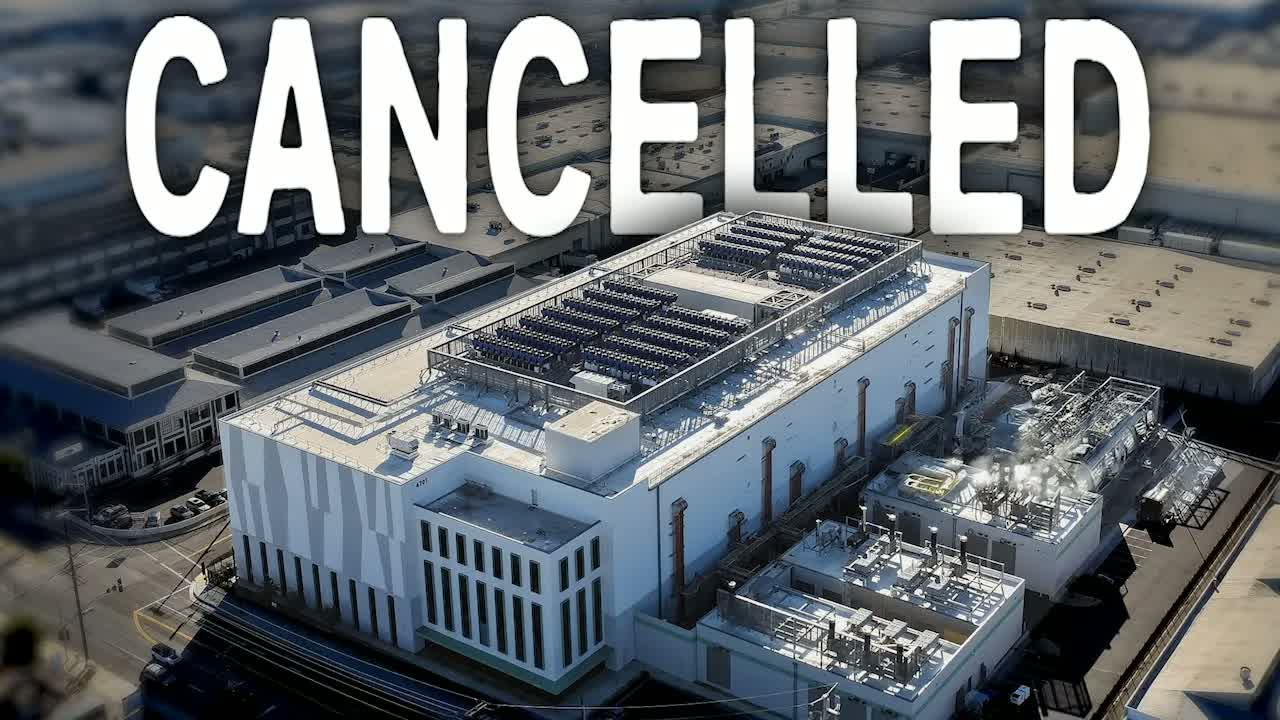
#> input picture analysis/how_money_works/w-DVTHH1ux8_50% Of AI Data Centers Have Quietly Been Cancelled Or ＂Delayed＂.jpg, 1280 x 720 px
$ python -i analyze_document_images.py   (imports and definitions only)
#> lines starting #> are read from the running program, lines starting #| are printed output that depends on the picture; after the words box and inside, x2 and y2 are one past the last pixel; in counts of white or black regions, pixels touching at a corner belong together
#!/usr/bin/env python3
"""
Analyze document images to find key visual regions (text blocks, stamps,
headers, signatures) and save focus maps.

Uses OpenCV only — no OCR libraries needed. Detects whether an image is
actually a document (high text density, low saturation, rectangular layout)
vs a photo, and skips non-documents.

Usage:
    venv/bin/python scripts/analyze_document_images.py
"""

import json
import os
import sys
from pathlib import Path

import cv2
import numpy as np

# ── Paths ──────────────────────────────────────────────────────────────
ROOT = Path(__file__).resolve().parent.parent
STORYBOARD_PATH = ROOT / "storyboards" / "frank_olson_cia_scientist_lsd_murder_cover_up_directed.json"
IMAGES_DIR = ROOT / "footage" / "fern_clone" / "frank_olson_cia_scientist_lsd_murder_cover_up" / "images"
OUTPUT_PATH = ROOT / "footage" / "fern_clone" / "frank_olson_cia_scientist_lsd_murder_cover_up" / "document_focus_maps.json"

# ── Thresholds ─────────────────────────────────────────────────────────
# Document detection: an image is a document if it has high text density
# and low color saturation (mostly grayscale ink on paper).
MIN_TEXT_DENSITY = 0.04       # fraction of image area covered by text contours
MAX_MEAN_SATURATION = 80      # 0-255; documents are desaturated
MIN_RECT_RATIO = 0.30         # fraction of contours that are roughly rectangular


def is_document(img: np.ndarray) -> tuple[bool, str]:
    """Determine if an image is a document vs a photograph.

    Returns (is_doc, reason).
    """
    h, w = img.shape[:2]
    total_area = h * w

    # Check saturation — documents are low-saturation
    hsv = cv2.cvtColor(img, cv2.COLOR_BGR2HSV)
    mean_sat = float(np.mean(hsv[:, :, 1]))

    # Find text-like contours via adaptive threshold
    gray = cv2.cvtColor(img, cv2.COLOR_BGR2GRAY)
    binary = cv2.adaptiveThreshold(
        gray, 255, cv2.ADAPTIVE_THRESH_GAUSSIAN_C, cv2.THRESH_BINARY_INV, 15, 10
    )
    # Dilate to merge nearby text into blocks
    kernel = cv2.getStructuringElement(cv2.MORPH_RECT, (5, 3))
    dilated = cv2.dilate(binary, kernel, iterations=2)
    contours, _ = cv2.findContours(dilated, cv2.RETR_EXTERNAL, cv2.CHAIN_APPROX_SIMPLE)

    # Text density = total contour area / image area
    contour_area = sum(cv2.contourArea(c) for c in contours)
    text_density = contour_area / total_area if total_area > 0 else 0

    # Rectangularity — how many contours are roughly rectangular
    rect_count = 0
    for c in contours:
        area = cv2.contourArea(c)
        if area < 100:
            continue
        x_, y_, w_, h_ = cv2.boundingRect(c)
        rect_area = w_ * h_
        if rect_area > 0 and area / rect_area > 0.5:
            rect_count += 1
    total_significant = sum(1 for c in contours if cv2.contourArea(c) >= 100)
    rect_ratio = rect_count / total_significant if total_significant > 0 else 0

    # Decision logic
    reasons = []
    score = 0

    if mean_sat < MAX_MEAN_SATURATION:
        score += 1
        reasons.append(f"low_sat({mean_sat:.0f})")
    else:
        reasons.append(f"high_sat({mean_sat:.0f})")

    if text_density > MIN_TEXT_DENSITY:
        score += 1
        reasons.append(f"text_dense({text_density:.3f})")
    else:
        reasons.append(f"low_text({text_density:.3f})")

    if rect_ratio > MIN_RECT_RATIO:
        score += 1
        reasons.append(f"rectangular({rect_ratio:.2f})")
    else:
        reasons.append(f"irregular({rect_ratio:.2f})")

    is_doc = score >= 2
    return is_doc, " | ".join(reasons)


def detect_colored_stamps(img: np.ndarray, h: int, w: int) -> list[dict]:
    """Find high-contrast colored regions (stamps, seals) using HSV filtering."""
    hsv = cv2.cvtColor(img, cv2.COLOR_BGR2HSV)
    regions = []

    # Red stamps (two ranges because red wraps around 0/180 in HSV)
    lower_red1 = np.array([0, 80, 80])
    upper_red1 = np.array([10, 255, 255])
    lower_red2 = np.array([160, 80, 80])
    upper_red2 = np.array([180, 255, 255])
    mask_red = cv2.inRange(hsv, lower_red1, upper_red1) | cv2.inRange(hsv, lower_red2, upper_red2)

    # Blue stamps
    lower_blue = np.array([100, 80, 80])
    upper_blue = np.array([130, 255, 255])
    mask_blue = cv2.inRange(hsv, lower_blue, upper_blue)

    for mask, label in [(mask_red, "stamp_red"), (mask_blue, "stamp_blue")]:
        # Clean up noise
        kernel = cv2.getStructuringElement(cv2.MORPH_RECT, (7, 7))
        mask = cv2.morphologyEx(mask, cv2.MORPH_CLOSE, kernel)
        mask = cv2.morphologyEx(mask, cv2.MORPH_OPEN, kernel)

        contours, _ = cv2.findContours(mask, cv2.RETR_EXTERNAL, cv2.CHAIN_APPROX_SIMPLE)
        for c in contours:
            area = cv2.contourArea(c)
            # Stamps are usually at least 0.1% of image area
            if area < (h * w * 0.001):
                continue
            x_, y_, w_, h_ = cv2.boundingRect(c)
            regions.append({
                "type": "stamp",
                "subtype": label,
                "y": round((y_ + h_ / 2) / h, 3),
                "x": round((x_ + w_ / 2) / w, 3),
                "w": round(w_ / w, 3),
                "h": round(h_ / h, 3),
                "area": area,
            })

    return regions


def detect_text_blocks(img: np.ndarray, h: int, w: int) -> list[dict]:
    """Find text block regions using adaptive thresholding + contour detection."""
    gray = cv2.cvtColor(img, cv2.COLOR_BGR2GRAY)

    # Adaptive threshold to find dark-on-light text
    binary = cv2.adaptiveThreshold(
        gray, 255, cv2.ADAPTIVE_THRESH_GAUSSIAN_C, cv2.THRESH_BINARY_INV, 15, 10
    )

    # Dilate aggressively to merge text lines into blocks
    kernel_h = cv2.getStructuringElement(cv2.MORPH_RECT, (25, 3))
    dilated = cv2.dilate(binary, kernel_h, iterations=3)
    kernel_v = cv2.getStructuringElement(cv2.MORPH_RECT, (3, 8))
    dilated = cv2.dilate(dilated, kernel_v, iterations=2)

    contours, _ = cv2.findContours(dilated, cv2.RETR_EXTERNAL, cv2.CHAIN_APPROX_SIMPLE)

    blocks = []
    min_block_area = h * w * 0.005  # at least 0.5% of image

    for c in contours:
        area = cv2.contourArea(c)
        if area < min_block_area:
            continue
        x_, y_, w_, h_ = cv2.boundingRect(c)
        # Filter out very thin or very small bounding boxes
        if w_ < w * 0.05 or h_ < h * 0.02:
            continue

        # Classify: header if in top 20%, otherwise text_block
        center_y = y_ + h_ / 2
        block_type = "header" if center_y < h * 0.20 else "text_block"

        blocks.append({
            "type": block_type,
            "y": round((y_ + h_ / 2) / h, 3),
            "x": round((x_ + w_ / 2) / w, 3),
            "w": round(w_ / w, 3),
            "h": round(h_ / h, 3),
            "area": area,
        })

    # Sort by area descending (largest blocks first)
    blocks.sort(key=lambda b: b["area"], reverse=True)
    return blocks


def detect_handwritten(img: np.ndarray, h: int, w: int) -> list[dict]:
    """Detect handwritten annotations by looking for irregular (non-rectangular)
    ink regions that differ from typeset text.

    Handwritten marks tend to be more irregularly shaped with lower solidity
    (contour area / convex hull area).
    """
    gray = cv2.cvtColor(img, cv2.COLOR_BGR2GRAY)
    binary = cv2.adaptiveThreshold(
        gray, 255, cv2.ADAPTIVE_THRESH_GAUSSIAN_C, cv2.THRESH_BINARY_INV, 11, 8
    )

    # Mild dilation — less than text blocks to preserve shape irregularity
    kernel = cv2.getStructuringElement(cv2.MORPH_RECT, (3, 3))
    dilated = cv2.dilate(binary, kernel, iterations=1)

    contours, _ = cv2.findContours(dilated, cv2.RETR_EXTERNAL, cv2.CHAIN_APPROX_SIMPLE)

    annotations = []
    min_area = h * w * 0.002
    max_area = h * w * 0.15  # very large = probably a text block, not handwriting

    for c in contours:
        area = cv2.contourArea(c)
        if area < min_area or area > max_area:
            continue

        hull = cv2.convexHull(c)
        hull_area = cv2.contourArea(hull)
        if hull_area == 0:
            continue

        solidity = area / hull_area
        x_, y_, w_, h_ = cv2.boundingRect(c)
        rect_area = w_ * h_
        extent = area / rect_area if rect_area > 0 else 0

        # Handwriting: lower solidity and extent than typeset text
        # Typeset text blocks tend to be high solidity (>0.7) and high extent (>0.6)
        if solidity < 0.55 and extent < 0.45:
            annotations.append({
                "type": "handwritten",
                "y": round((y_ + h_ / 2) / h, 3),
                "x": round((x_ + w_ / 2) / w, 3),
                "w": round(w_ / w, 3),
                "h": round(h_ / h, 3),
                "area": area,
                "solidity": round(solidity, 3),
            })

    annotations.sort(key=lambda a: a["area"], reverse=True)
    return annotations[:5]  # limit to top 5


def analyze_document(img_path: str) -> dict | None:
    """Analyze a single document image and return focus map data."""
    img = cv2.imread(img_path)
#> img is the input picture: shape (720, 1280, 3); mean B, G, R 110.8, 106.8, 101
    if img is None:
        print(f"  SKIP: could not read {img_path}")
        return None

    h, w = img.shape[:2]
    filename = os.path.basename(img_path)

    # Check if it's actually a document
    is_doc, reason = is_document(img)
#> in is_document, `mean_sat = float(np.mean(hsv[:, :, 1]))`: mean_sat = 62.52
#> in is_document, `dilated = cv2.dilate(binary, kernel, iterations=2)`:
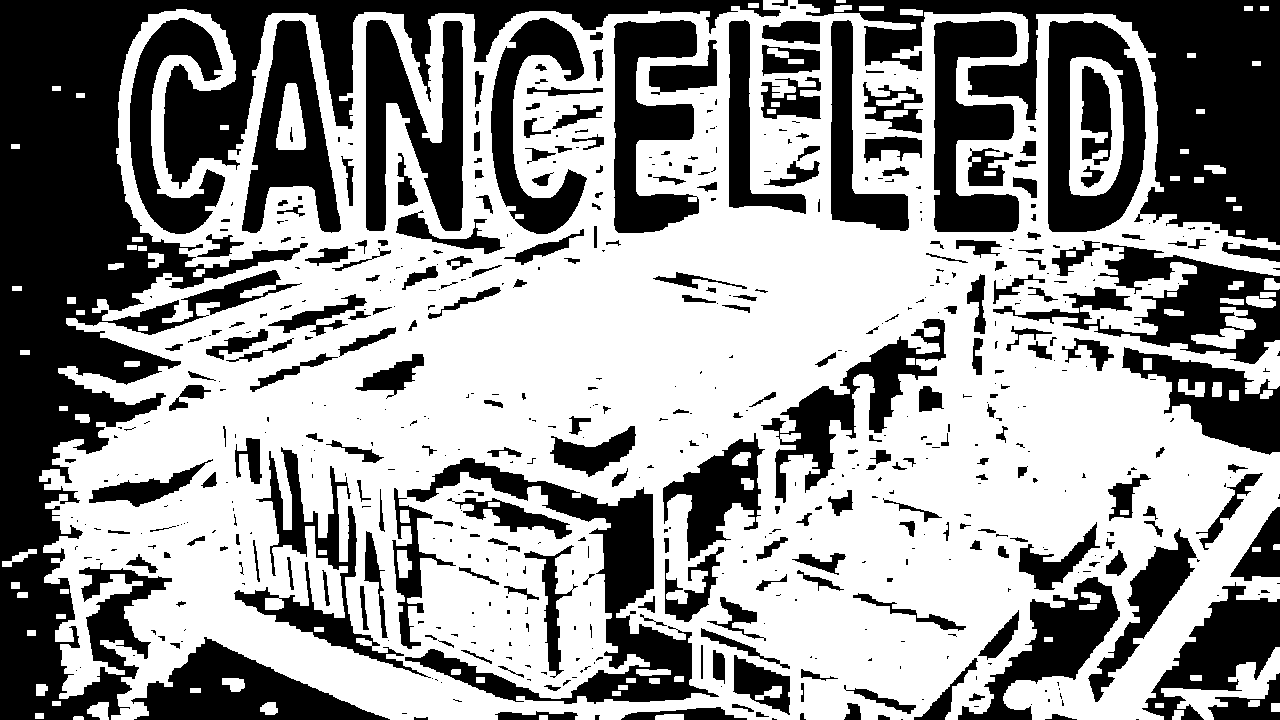
#> dilated: shape (720, 1280); 58.6% white; 618 black regions (348 under 20 px)
#> in is_document, `contours, _ = cv2.findContours(dilated, cv2.RETR_EXTERNAL, cv2.CHAIN_A..`: contours = 76 contours, 1 with area under 20; largest, box (x1, y1, x2, y2) and area: (39, 0, 1280, 720) 710225, (1161, 647, 1280, 720) 2300, (1191, 307, 1256, 349) 1014, (1178, 379, 1205, 397) 268, (87, 702, 109, 720) 253
#> in is_document, `contour_area = sum(cv2.contourArea(c) for c in contours)`: contour_area = 718664.5
#> in is_document, `text_density = contour_area / total_area if total_area > 0 else 0`: text_density = 0.78
#> the loop in is_document, `for c in contours:` made 76 passes
#> (area, x_, y_, w_, h_, rect_area) on passes 3, 8, 9, 13: (131, 655, 714, 29, 6, 174), (156, 260, 702, 18, 13, 234), (253, 87, 702, 22, 18, 396), (103, 36, 684, 12, 12, 144)
#> after the loop in is_document, `for c in contours:`: rect_count = 15
#> in is_document, `total_significant = sum(1 for c in contours if cv2.contourArea(c) >= 1..`: total_significant = 18
#> in is_document, `rect_ratio = rect_count / total_significant if total_significant > 0 e..`: rect_ratio = 0.833
#> is_doc = True
    if not is_doc:
        print(f"  SKIP (not a document): {filename} — {reason}")
        return None

    print(f"  ANALYZING: {filename} ({w}x{h}) — {reason}")
#|   ANALYZING: w-DVTHH1ux8_50% Of AI Data Centers Have Quietly Been Cancelled Or ＂Delayed＂.jpg (1280x720) — low_sat(63) | text_dense(0.780) | rectangular(0.83)

    # Detect regions
    stamps = detect_colored_stamps(img, h, w)
#> the loop in detect_colored_stamps, `for mask, label in [(mask_red, "stamp_red"), (mask_blue, "stamp_blue")]:` made 2 passes
#> after the loop in detect_colored_stamps, `for mask, label in [(mask_red, "stamp_red"), (mask_blue, "stamp_blue")]:`: regions = 16 items
#> stamps = 16 items
    text_blocks = detect_text_blocks(img, h, w)
#> in detect_text_blocks, `kernel_v = cv2.getStructuringElement(cv2.MORPH_RECT, (3, 8))`: kernel_v = [[1, 1, 1], [1, 1, 1], [1, 1, 1], [1, 1, 1], [1, 1, 1], [1, 1, 1], [1, 1, 1], [1, 1, 1]]
#> in detect_text_blocks, `contours, _ = cv2.findContours(dilated, cv2.RETR_EXTERNAL, cv2.CHAIN_A..`: contours = 3 contours; box (x1, y1, x2, y2) and area: (0, 0, 1280, 720) 868224, (1210, 0, 1280, 20) 1311, (0, 137, 54, 158) 1060
#> the loop in detect_text_blocks, `for c in contours:` made 3 passes
#> (c, area) on passes 1 to 2: ([[0, 137], [0, 157], [53, 157], [53, 137]], 1060), ([[1210, 0], [1210, 19], [1279, 19], [1279, 0]], 1311)
#> after the loop in detect_text_blocks, `for c in contours:`: blocks = 1 item
#> text_blocks = 1 item
    handwritten = detect_handwritten(img, h, w)
#> in detect_handwritten, `binary = cv2.adaptiveThreshold( gray, 255, cv2.ADAPTIVE_THRESH_GAUSSIA..`:
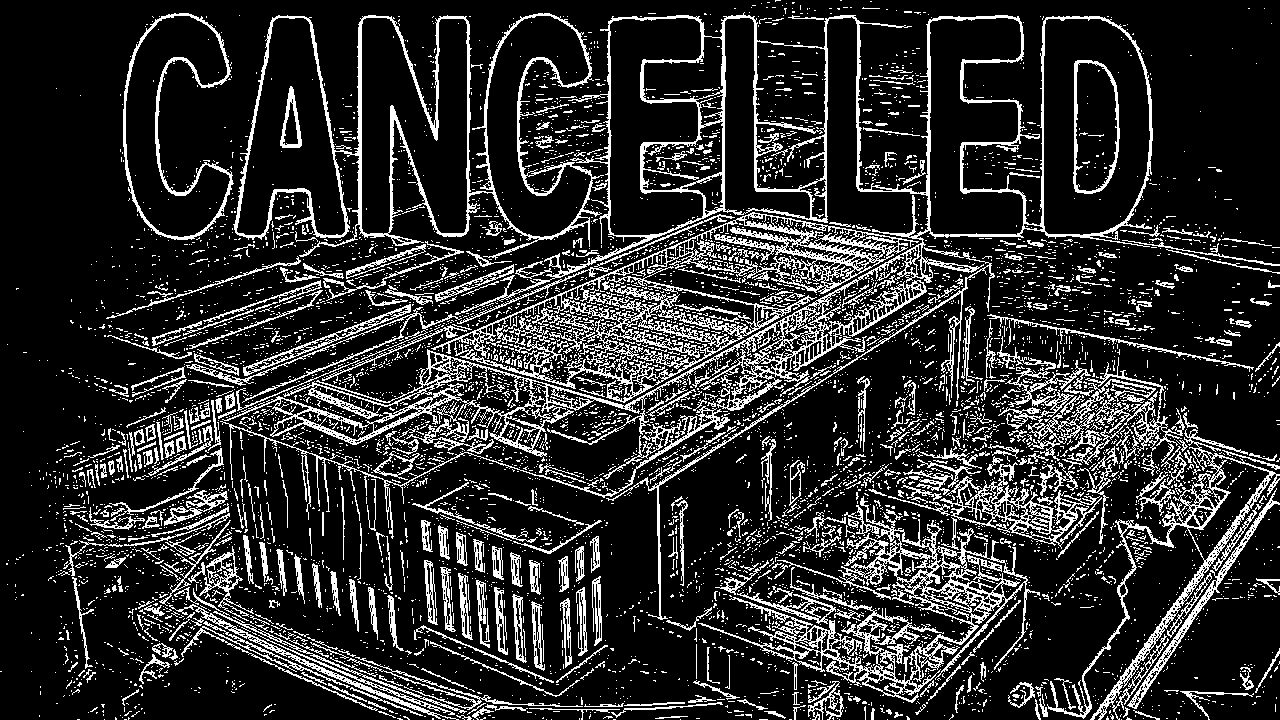
#> binary: shape (720, 1280); 17.6% white in thin lines or dots
#> in detect_handwritten, `kernel = cv2.getStructuringElement(cv2.MORPH_RECT, (3, 3))`: kernel = [[1, 1, 1], [1, 1, 1], [1, 1, 1]]
#> in detect_handwritten, `dilated = cv2.dilate(binary, kernel, iterations=1)`:
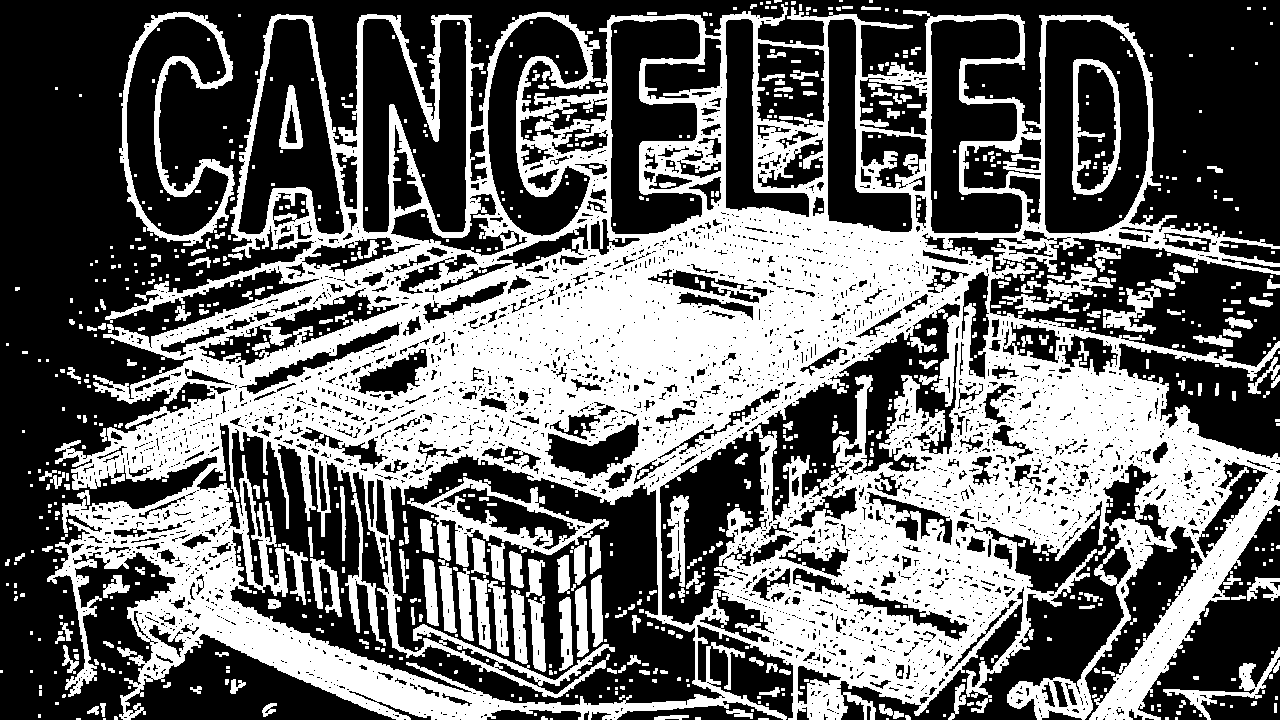
#> dilated: shape (720, 1280); 41.7% white; 954 white regions (653 under 20 px)
#> in detect_handwritten, `contours, _ = cv2.findContours(dilated, cv2.RETR_EXTERNAL, cv2.CHAIN_A..`: contours = 483 contours, 390 with area under 20; largest, box (x1, y1, x2, y2) and area: (47, 4, 1280, 720) 622434, (119, 12, 235, 246) 14777, (1163, 647, 1280, 720) 1160, (1103, 286, 1161, 334) 989, (1043, 264, 1113, 300) 923
#> the loop in detect_handwritten, `for c in contours:` made 483 passes
#> area on passes 12, 22, 23: 89.5, 102.5, 47
#> after the loop in detect_handwritten, `for c in contours:`: annotations = []
#> handwritten = []

    # Assign priorities: stamps > headers > handwritten > text_blocks
    all_regions = []
    priority = 1

    for s in stamps:
        s["priority"] = priority
        del s["area"]
        if "subtype" in s:
            del s["subtype"]
        all_regions.append(s)
        priority += 1
#> this loop made 16 passes
#> after the loop, all_regions = 16 items; priority = 17

    headers = [b for b in text_blocks if b["type"] == "header"]
#> headers = []
    for hdr in headers:
        hdr["priority"] = priority
        del hdr["area"]
        all_regions.append(hdr)
        priority += 1
#> this loop made 0 passes
#> after the loop, priority = 17

    for ann in handwritten:
        ann["priority"] = priority
        if "solidity" in ann:
            del ann["solidity"]
        del ann["area"]
        all_regions.append(ann)
        priority += 1
#> after the loop, priority = 17

    body_blocks = [b for b in text_blocks if b["type"] == "text_block"]
#> body_blocks = 1 item
    for block in body_blocks[:5]:  # top 5 largest
        block["priority"] = priority
        del block["area"]
        all_regions.append(block)
        priority += 1
#> this loop made 1 pass
#> priority on pass 1: 18
#> after the loop, all_regions = 17 items; priority = 18

    # Determine recommended focus y
    # Priority: stamp > header > handwritten > largest text block
    if stamps:
        focus_y = stamps[0]["y"]
#> focus_y = 0.819
    elif headers:
        focus_y = headers[0]["y"]
    elif handwritten:
        focus_y = handwritten[0]["y"]
    elif body_blocks:
        focus_y = body_blocks[0]["y"]
    else:
        focus_y = 0.5

    # Build scan path — unique sorted y positions for smooth pan
    scan_ys = set()
    scan_ys.add(0.0)  # start at top
    for r in all_regions:
        scan_ys.add(round(r["y"], 2))
#> this loop made 17 passes
#> after the loop, scan_ys = 17 items
    scan_ys.add(round(min(1.0, max(r["y"] for r in all_regions) + 0.1), 2) if all_regions else 0.5)
    scan_path = sorted(scan_ys)
#> scan_path = [0, 0.03, 0.26, 0.42, 0.5, 0.55, 0.56, 0.59, 0.65, 0.66, 0.69, 0.7, 0.72, 0.78, 0.79, 0.82, 0.86, 0.96]

    # Deduplicate scan path (remove points too close together)
    filtered_path = [scan_path[0]]
#> filtered_path = [0]
    for y in scan_path[1:]:
        if y - filtered_path[-1] >= 0.08:
            filtered_path.append(y)
#> this loop made 17 passes
#> y on passes 1 to 4: 0.03, 0.26, 0.42, 0.5
#> after the loop, filtered_path = [0, 0.26, 0.42, 0.5, 0.59, 0.69, 0.78, 0.96]
    scan_path = filtered_path
#> scan_path = [0, 0.26, 0.42, 0.5, 0.59, 0.69, 0.78, 0.96]

    result = {
        "image": filename,
        "dimensions": {"width": w, "height": h},
        "regions": all_regions,
        "recommended_focus_y": round(focus_y, 3),
        "scan_path": scan_path,
        "region_counts": {
            "stamps": len(stamps),
            "headers": len(headers),
            "handwritten": len(handwritten),
            "text_blocks": len(body_blocks),
        },
    }

    print(f"    Regions: {len(stamps)} stamps, {len(headers)} headers, "
          f"{len(handwritten)} handwritten, {len(body_blocks)} text blocks")
#|     Regions: 16 stamps, 0 headers, 0 handwritten, 1 text blocks
    print(f"    Focus Y: {focus_y:.3f}  |  Scan path: {scan_path}")
#|     Focus Y: 0.819  |  Scan path: [0.0, 0.26, 0.42, 0.5, 0.59, 0.69, 0.78, 0.96]

    return result


# [65 lines left out: function main, not called in this run]


# [2 lines not run here, left out]

>>> result = analyze_document('../analysis/how_money_works/w-DVTHH1ux8_50% Of AI Data Centers Have Quietly Been Cancelled Or ＂Delayed＂.jpg')
#> result = 6 items
